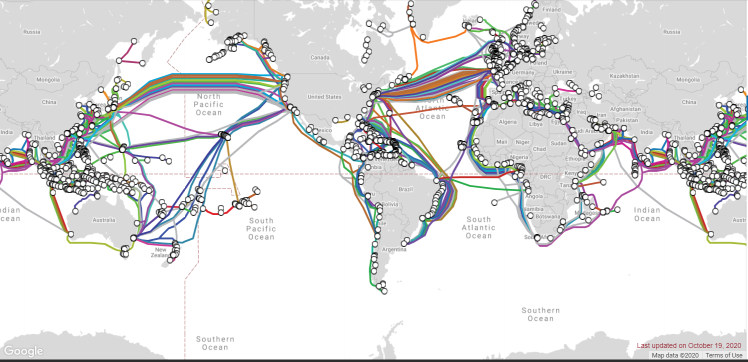
#> input picture m1.PNG, 1496 x 723 px, found by its file name (shown at 1/2 size)
$ python convexhull.py
#> lines starting #> are read from the running program, lines starting #| are printed output that depends on the picture
from __future__ import print_function
import cv2 as cv
import numpy as np
import argparse
import random as rng
rng.seed(12345)
def thresh_callback(val):
    threshold = val
    # Detect edges using Canny
    canny_output = cv.Canny(src_gray, threshold, threshold * 2)
    # Find contours
    contours,hierachy=cv.findContours(thresh,cv.RETR_TREE,cv.CHAIN_APPROX_SIMPLE)
    # Find the convex hull object for each contour
    hull_list = []
    for i in range(len(contours)):
        hull = cv.convexHull(contours[i])
        hull_list.append(hull)
    # Draw contours + hull results
    drawing = np.zeros((canny_output.shape[0], canny_output.shape[1], 3), dtype=np.uint8)
    for i in range(len(contours)):
        color = (rng.randint(0,256), rng.randint(0,256), rng.randint(0,256))
        cv.drawContours(drawing, contours, i, color)
        cv.drawContours(drawing, hull_list, i, color)
    # Show in a window
    cv.imshow('Contours', drawing)
# Load source image
parser = argparse.ArgumentParser(description='Code for Convex Hull.')
parser.add_argument('--input', help='Path to input image.', default=r"C:\Users\aishw\m1.png")
args = parser.parse_args()
src = cv.imread(cv.samples.findFile(args.input))
#> src is the input picture: shape (723, 1496, 3); mean B, G, R 223.6, 223.5, 223.5
if src is None:
    print('Could not open or find the image:', args.input)
    exit(0)
# Convert image to gray and blur it
src_gray = cv.cvtColor(src, cv.COLOR_BGR2GRAY)
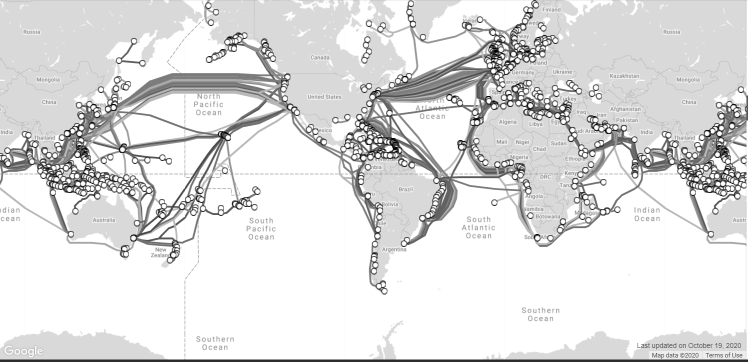
#> src_gray: shape (723, 1496) (shown at 1/2 size); min 0, max 255, mean 223.5
src_gray = cv.blur(src_gray, (3,3))
# Create Window
source_window = 'Source'
cv.namedWindow(source_window)
cv.imshow(source_window, src)
max_thresh = 255
thresh = 100 # initial threshold
cv.createTrackbar('Canny thresh:', source_window, thresh, max_thresh, thresh_callback)
thresh_callback(thresh)
#> in thresh_callback, `canny_output = cv.Canny(src_gray, threshold, threshold * 2)`:
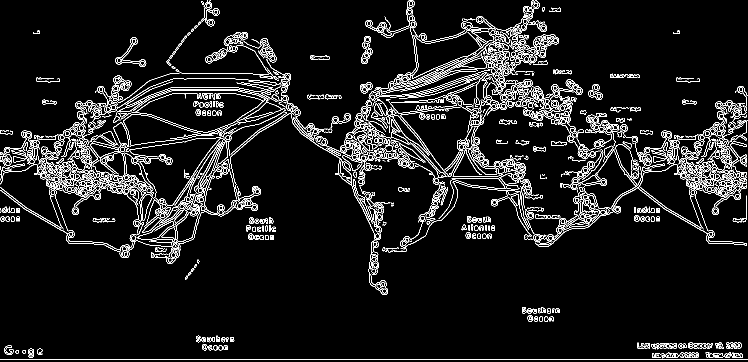
#> canny_output: shape (723, 1496) (shown at 1/2 size); 7% white in thin lines or dots
#> (the run stopped early here; a loop or call above may not have finished)
